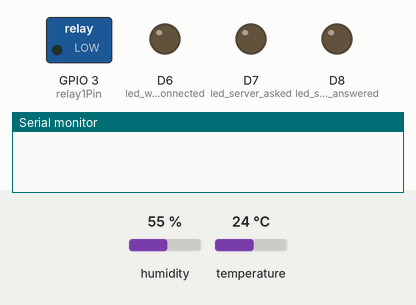
A sketch run on a simulated ESP8266 (NodeMCU). Shown: switched loads named in the sketch (green lamp = pin HIGH), output pins drawn as LEDs (lit = HIGH), the last lines printed to the serial monitor. The test bench sets the inputs (shaded band); at power-on: humidity 55 %, temperature 24 °C. WiFi joins after 1.5 s; servers stay silent unless stated.

Above: at 0.1 s.
At 2.1 s:
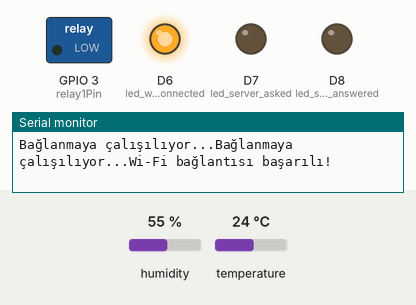
Timing chart, 0 to 3.6 s (numbered marks = the images above):
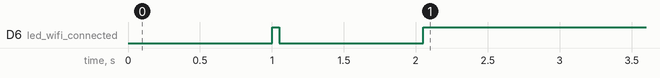

The sketch:

wss_client_calisiyor.ino
```cpp
#include <ESP8266WiFi.h>
#include <ArduinoWebsockets.h> //https://github.com/gilmaimon/ArduinoWebsockets
#include <DHTesp.h>
#include <ArduinoJson.h> // ArduinoJson kütüphanesini eklemeyi unutmayın.

using namespace websockets;

const char* ssid = "ssid";
const char* password = "pass";
const char* websockets_server = "wss://haysaf.com/api"; // WebSocket sunucusu URL'si

WebsocketsClient client;
const int dhtPin = 5;  // DHT sensör pin numarası
DHTesp dht;

String deviceID = "";
uint8_t mac_address[6];

String secretKey = "dfdRWE6546754F";
String deviceType = "istiklal57";

// LED ve relay pinleri
const int led_wifi_connected = D6;
const int led_server_asked = D7;
const int led_server_answered = D8;
const int relay1Pin = D9; // Değişken tipi int olarak tanımlandı
bool relay1Status = 0;

unsigned long previousMillis = 0;
long interval = 1000; // Başlangıç interval değeri

unsigned long ledPreviousMillis = 0; // LED için zamanlayıcı
const long ledDelay = 100; // LED'in yanıp sönme süresi

void setup() {
  Serial.begin(115200);
  pinMode(led_wifi_connected, OUTPUT);
  pinMode(led_server_asked, OUTPUT);
  pinMode(led_server_answered, OUTPUT);
  pinMode(relay1Pin, OUTPUT);

  digitalWrite(led_wifi_connected, LOW);
  digitalWrite(led_server_asked, LOW);
  digitalWrite(led_server_answered, LOW);

  // Wi-Fi bağlantısını başlat
  WiFi.macAddress(mac_address);
  for (int i = 0; i < 6; ++i) {
    deviceID += String(mac_address[i], 16);
  }

  WiFi.begin(ssid, password);
  while (WiFi.status() != WL_CONNECTED) {
    delay(1000);
    digitalWrite(led_wifi_connected, HIGH);
    Serial.print("Bağlanmaya çalışılıyor...");
    delay(50);
    digitalWrite(led_wifi_connected, LOW);
  }

  Serial.println("Wi-Fi bağlantısı başarılı!");
  digitalWrite(led_wifi_connected, HIGH);

  dht.setup(dhtPin, DHTesp::DHT11); // DHT sensörü ayarı
  connectWebSocket();  // WebSocket bağlantısını başlat

  // Gelen mesajlar için callback fonksiyonu
  client.onMessage(onMessageCallback);
}

void loop() {
  relay1Status = digitalRead(relay1Pin);

  // Wi-Fi bağlantısını kontrol et
  if (WiFi.status() != WL_CONNECTED) {
    Serial.println("Wi-Fi bağlantısı kesildi, yeniden bağlanılıyor...");
    WiFi.reconnect();  // Wi-Fi'yi yeniden bağla
  }

  // WebSocket bağlantısını kontrol et
  if (!client.available()) {
    connectWebSocket();  // WebSocket bağlantısı kesilmişse yeniden bağlan
  }

  client.poll();  // Mesajları dinle

  // Her belirli aralıklarla ölçüm gönder
  unsigned long currentMillis = millis();
  if (currentMillis - previousMillis >= interval) {
    previousMillis = currentMillis;

    float humidity = dht.getHumidity();
    float temperature = dht.getTemperature();

    String jsonPayload = "{\"deviceType\":\"" + deviceType + "\",\"secretKey\":\"" + secretKey + "\",\"id\":\"" + deviceID +
                         "\",\"tmp\":" + String(temperature) + ",\"hum\":" + String(humidity) +
                         ",\"interval\":" + String(interval) + ",\"relay1\":" + String(relay1Status) + "}";

    if (client.send(jsonPayload)) {
      Serial.println("Mesaj gönderildi: " + jsonPayload);
      // LED'i yak
      digitalWrite(led_server_asked, HIGH);
      ledPreviousMillis = currentMillis; // LED zamanlayıcısını güncelle
    } else {
      Serial.println("Mesaj gönderilemedi.");
    }
  }

  // LED'in yanıp sönmesi için kontrol
  if (currentMillis - ledPreviousMillis < ledDelay) {
    digitalWrite(led_server_asked, LOW); // LED'i kapat
  }
}

void connectWebSocket() {
  if (client.connect(websockets_server)) {
    Serial.println("WebSocket bağlantısı kuruldu!");
  } else {
    Serial.println("WebSocket bağlantısı kurulamıyor! Yeniden denenecek...");
  }
}

// Gelen mesajları işlemek için callback fonksiyonu
void onMessageCallback(WebsocketsMessage message) {
  Serial.print("Gelen Mesaj: ");
  Serial.println(message.data());

  // Gelen mesajdan secretKey ve id'yi kontrol et
  DynamicJsonDocument doc(1024);
  deserializeJson(doc, message.data());

  if (doc.containsKey("secretKey") && doc["secretKey"] == secretKey &&
      doc.containsKey("id") && doc["id"] == deviceID) {

    // Relay1 durumunu güncelle
    if (doc.containsKey("relay1")) {
      relay1Status = doc["relay1"]; // Yeni relay1 değeri al
      digitalWrite(relay1Pin, relay1Status); // Relay durumunu güncelle

      // Başarılı durumu serial'e yaz
      if (relay1Status == HIGH) {
        Serial.println("Röle 1 açıldı.");
      } else {
        Serial.println("Röle 1 kapandı.");
      }
    }

    // Interval değerini güncelle
    if (doc.containsKey("interval")) {
      interval = doc["interval"]; // Yeni interval değeri al
      previousMillis = millis(); // Zamanlayıcıyı sıfırla
      Serial.print("Yeni interval ayarlandı: ");
      Serial.println(interval);
    }
  } else {
    Serial.println("Gelen mesajın secretKey veya id değeri eşleşmedi.");
  }
}
```
